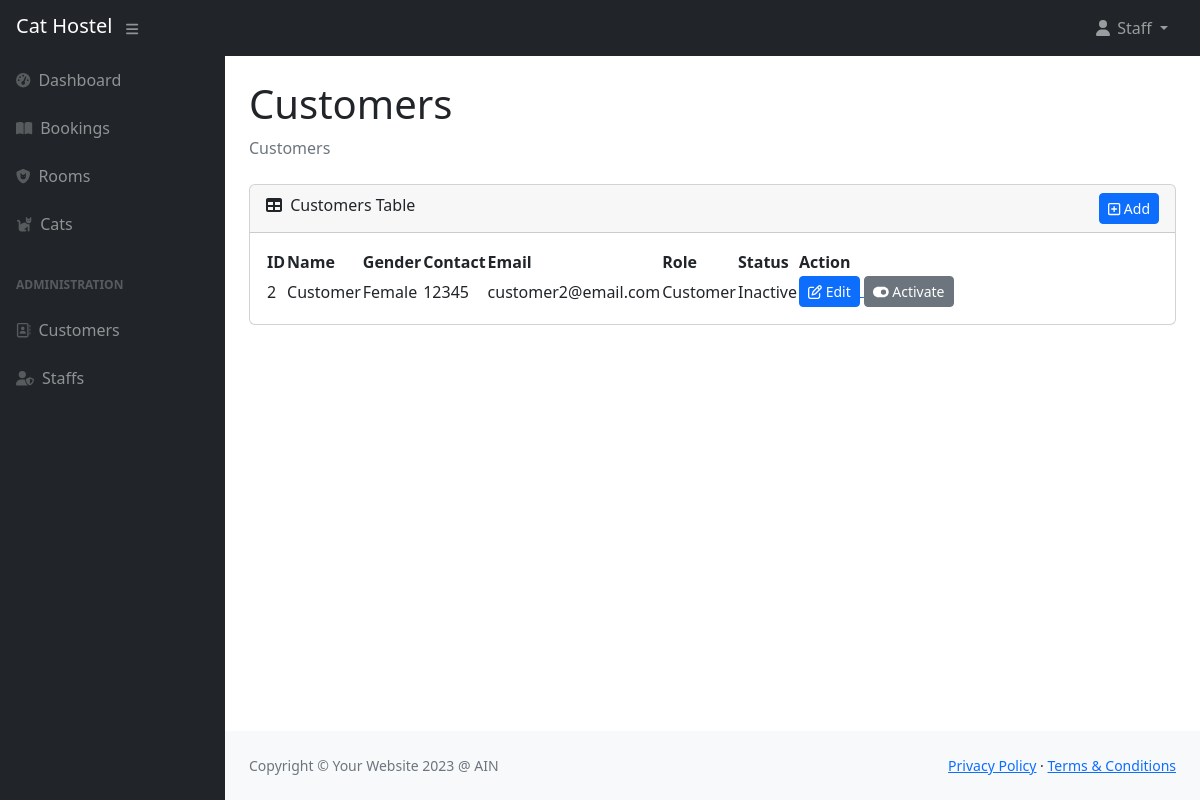
The page /customers.php (signed in) on the database as committed earlier.
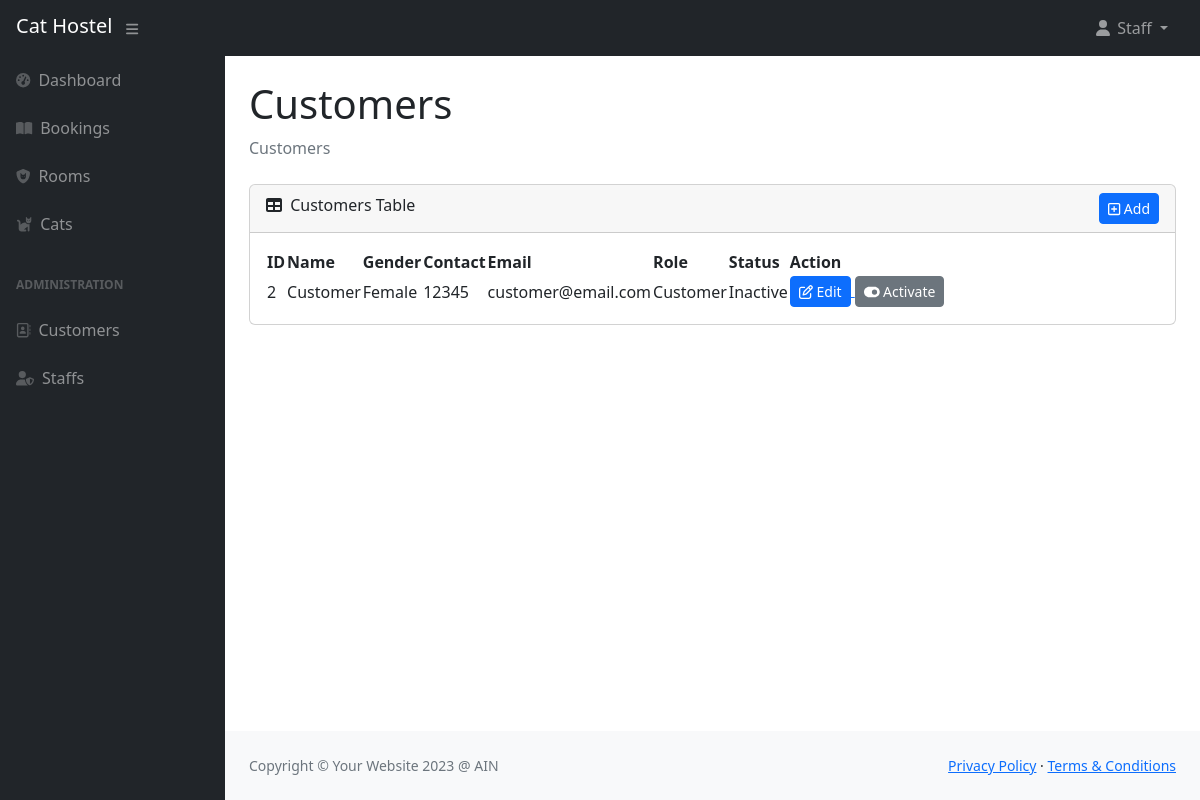
The same page on the database as committed later.
### tables this page shows
CREATE TABLE `user` (
  `user_id` int NOT NULL,
  `user_name` varchar(100) NOT NULL,
  `user_gender` varchar(10) NOT NULL,
  `user_contact` varchar(15) NOT NULL,
  `user_email` varchar(50) NOT NULL,
  `user_password` varchar(100) NOT NULL,
  `user_role` varchar(10) NOT NULL,
  `user_active` tinyint(1) NOT NULL
);

### customers.php (the view)
<?php
include 'layout/user/header_user.php';
$sql = "SELECT * FROM user WHERE user_role='Customer'";
$result = mysqli_query($conn, $sql);
?>
<div id="layoutSidenav_content">
  <main>
    <div class="container-fluid px-4">
      <h1 class="mt-4">Customers</h1>
      <ol class="breadcrumb mb-4">
        <li class="breadcrumb-item active">Customers</li>
      </ol>
      <?php
      if (mysqli_num_rows($result) == 0) {
      ?>
        <div class="row justify-content-center">
          <div class="col-lg-6">
            <div class="text-center mt-4">
              <img class="mb-4 img-error" src="assets/img/error-404-monochrome.svg" />
              <p class="lead">Looks like there is no customers registered.</p>
              <a href="/8ag1/customers_add.php">
                <i class="fa-regular fa-square-plus"></i>
                Add a customer
              </a>
            </div>
          </div>
        </div>
      <?php
      } else {
      ?>
        <div class="card mb-4">
          <div class="card-header">
            <div class="d-flex justify-content-between">
              <span><i class="fas fa-table me-1"></i>
                Customers Table</span>
              <a href="/8ag1/customers_add.php">
                <button type="button" class="btn btn-primary btn-sm">
                  <i class="fa-regular fa-square-plus"></i>
                  Add
                </button>
              </a>
            </div>
          </div>
          <div class="card-body">
            <table id="datatablesSimple">
              <thead>
                <tr>
                  <th>ID</th>
                  <th>Name</th>
                  <th>Gender</th>
                  <th>Contact</th>
                  <th>Email</th>
                  <th>Role</th>
                  <th>Status</th>
                  <th>Action</th>
                </tr>
              </thead>
              <tbody>
                <?php
                while ($row = mysqli_fetch_array($result)) {
                ?>
                  <tr>
                    <td><?php echo $row["user_id"] ?></td>
                    <td><?php echo ucwords($row["user_name"]) ?></td>
                    <td><?php echo $row["user_gender"] ?></td>
                    <td><?php echo $row["user_contact"] ?></td>
                    <td><?php echo $row["user_email"] ?></td>
                    <td><?php echo $row["user_role"] ?></td>
                    <td>
                      <?php
                      if ($row["user_active"] == true) {
                        echo 'Active';
                      } else {
                        echo 'Inactive';
                      }
                      ?>
                    </td>
                    <td>
                      <a href="/8ag1/customers_edit.php?user_id=<?php echo $row["user_id"] ?>">
                        <button type="button" class="btn btn-primary btn-sm">
                          <i class="fa-regular fa-pen-to-square"></i>
                          Edit
                        </button>
                      </a>
                      <?php
                      if ($row["user_active"] == true) {
                      ?>
                        <a href="/8ag1/customers_deactivate.php?user_id=<?php echo $row["user_id"] ?>">
                          <button type="button" class="btn btn-danger btn-sm">
                            <i class="fa-solid fa-toggle-off"></i>
                            Deactivate
                          </button>
                        </a>
                      <?php
                      } else {
                      ?>
                        <a href="/8ag1/customers_activate.php?user_id=<?php echo $row["user_id"] ?>">
                          <button type="button" class="btn btn-secondary btn-sm">
                            <i class="fa-solid fa-toggle-on"></i>
                            Activate
                          </button>
                        </a>
                      <?php
                      }
                      ?>
                    </td>
                  </tr>
                <?php
                }
                ?>
              </tbody>
            </table>
          </div>
        </div>
      <?php
      }
      ?>
    </div>
  </main>
  <?php
  include 'layout/user/footer_user.php';
  ?>

### layout/user/header_user.php (shortened to what this page needs)
<!DOCTYPE html>
<html lang="en">
<head>
  <link href="https://cdn.jsdelivr.net/npm/simple-datatables@7.1.2/dist/style.min.css" rel="stylesheet" />
  <link href="css/styles.css" rel="stylesheet" />
</head>
<body class="sb-nav-fixed">
  <nav class="sb-topnav navbar navbar-expand navbar-dark bg-dark d-flex justify-content-between">
    <div>
      <a class="navbar-brand ps-3" href="/8ag1/index.php">Cat Hostel</a>
      <button class="btn btn-link btn-sm order-1 order-lg-0 me-4 me-lg-0" id="sidebarToggle" href="#!"><i class="fas fa-bars"></i></button>
    </div>
    <ul class="navbar-nav ms-auto ms-md-0 me-3 me-lg-4">
      <li class="nav-item dropdown">
        <a class="nav-link dropdown-toggle" id="navbarDropdown" href="#" role="button" data-bs-toggle="dropdown" aria-expanded="false">
          <i class="fas fa-user fa-fw"></i>
          <?php
          echo ucwords($_SESSION["user_name"]);
          ?>
        </a>
      </li>
    </ul>
  </nav>
  <div id="layoutSidenav">
    <div id="layoutSidenav_nav">
      <nav class="sb-sidenav accordion sb-sidenav-dark" id="sidenavAccordion">
        <div class="sb-sidenav-menu">
          <div class="nav">
            <a class="nav-link" href="/8ag1/index.php">
              <div class="sb-nav-link-icon"><i class="fas fa-tachometer-alt"></i></div>
              Dashboard
            </a>
            <a class="nav-link" href="/8ag1/bookings.php">
              <div class="sb-nav-link-icon"><i class="fas fa-book-open"></i></div>
              Bookings
            </a>
            <a class="nav-link" href="/8ag1/rooms.php">
              <div class="sb-nav-link-icon"><i class="fa-solid fa-shield-cat"></i></div>
              Rooms
            </a>
            <a class="nav-link" href="/8ag1/cats.php">
              <div class="sb-nav-link-icon"><i class="fa-solid fa-cat"></i></div>
              Cats
            </a>
            <?php
            if ($_SESSION["user_role"] == "Staff") {
            ?>
              <div class="sb-sidenav-menu-heading">Administration</div>
              <a class="nav-link" href="/8ag1/customers.php">
                <div class="sb-nav-link-icon"><i class="fa-regular fa-address-book"></i></div>
                Customers
              </a>
              <a class="nav-link" href="/8ag1/staffs.php">
                <div class="sb-nav-link-icon"><i class="fa-solid fa-user-shield"></i></div>
                Staffs
              </a>
            <?php
            }
            ?>
          </div>
        </div>
      </nav>
    </div>

### layout/user/footer_user.php (shortened to what this page needs)
<footer class="py-4 bg-light mt-auto">
  <div class="container-fluid px-4">
    <div class="d-flex align-items-center justify-content-between small">
      <div class="text-muted">Copyright &copy; Your Website 2023 @ AIN</div>
      <div>
        <a href="#">Privacy Policy</a>
        &middot;
        <a href="#">Terms &amp; Conditions</a>
      </div>
    </div>
  </div>
</footer>
</div>
</div>
</body>
</html>

Rows that differ between the two databases and show on the page:
changed user "Customer": user_email "customer2@email.com" → "customer@email.com"
